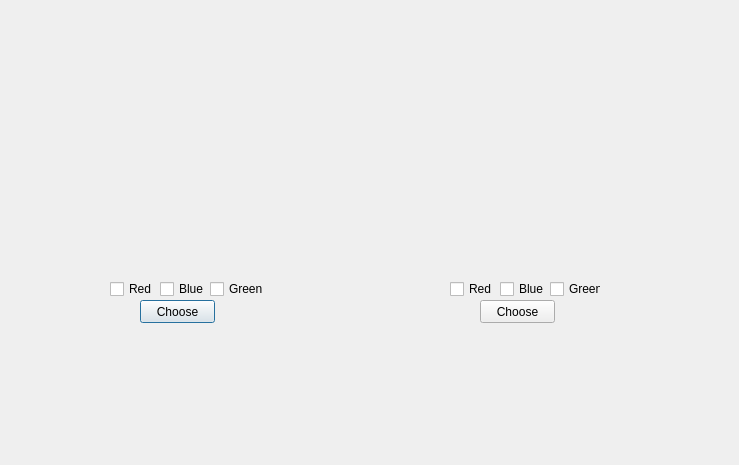
<?xml version="1.0" encoding="UTF-8"?>
<ui version="4.0">
 <class>Dialog</class>
 <widget class="QDialog" name="Dialog">
  <property name="geometry">
   <rect>
    <x>0</x>
    <y>0</y>
    <width>739</width>
    <height>465</height>
   </rect>
  </property>
  <property name="acceptDrops">
   <bool>false</bool>
  </property>
  <property name="windowTitle">
   <string>Dialog</string>
  </property>
  <widget class="QPushButton" name="pushButton">
   <property name="geometry">
    <rect>
     <x>140</x>
     <y>300</y>
     <width>75</width>
     <height>23</height>
    </rect>
   </property>
   <property name="text">
    <string>Choose</string>
   </property>
  </widget>
  <widget class="QPushButton" name="pushButton_2">
   <property name="geometry">
    <rect>
     <x>480</x>
     <y>300</y>
     <width>75</width>
     <height>23</height>
    </rect>
   </property>
   <property name="text">
    <string>Choose</string>
   </property>
  </widget>
  <widget class="QLabel" name="label">
   <property name="geometry">
    <rect>
     <x>80</x>
     <y>40</y>
     <width>231</width>
     <height>231</height>
    </rect>
   </property>
   <property name="text">
    <string/>
   </property>
   <property name="pixmap">
    <pixmap>:/newPrefix/olin.png</pixmap>
   </property>
   <property name="scaledContents">
    <bool>true</bool>
   </property>
  </widget>
  <widget class="QLabel" name="label_2">
   <property name="geometry">
    <rect>
     <x>390</x>
     <y>40</y>
     <width>231</width>
     <height>231</height>
    </rect>
   </property>
   <property name="text">
    <string/>
   </property>
   <property name="pixmap">
    <pixmap>:/newPrefix/bird.png</pixmap>
   </property>
   <property name="scaledContents">
    <bool>true</bool>
   </property>
  </widget>
  <widget class="QCheckBox" name="checkBox">
   <property name="geometry">
    <rect>
     <x>110</x>
     <y>280</y>
     <width>51</width>
     <height>18</height>
    </rect>
   </property>
   <property name="text">
    <string>Red</string>
   </property>
  </widget>
  <widget class="QCheckBox" name="checkBox_2">
   <property name="geometry">
    <rect>
     <x>160</x>
     <y>280</y>
     <width>51</width>
     <height>18</height>
    </rect>
   </property>
   <property name="text">
    <string>Blue</string>
   </property>
  </widget>
  <widget class="QCheckBox" name="checkBox_3">
   <property name="geometry">
    <rect>
     <x>210</x>
     <y>280</y>
     <width>61</width>
     <height>18</height>
    </rect>
   </property>
   <property name="text">
    <string>Green</string>
   </property>
  </widget>
  <widget class="QCheckBox" name="checkBox_4">
   <property name="geometry">
    <rect>
     <x>450</x>
     <y>280</y>
     <width>51</width>
     <height>18</height>
    </rect>
   </property>
   <property name="text">
    <string>Red</string>
   </property>
  </widget>
  <widget class="QCheckBox" name="checkBox_5">
   <property name="geometry">
    <rect>
     <x>500</x>
     <y>280</y>
     <width>61</width>
     <height>18</height>
    </rect>
   </property>
   <property name="text">
    <string>Blue</string>
   </property>
  </widget>
  <widget class="QCheckBox" name="checkBox_6">
   <property name="geometry">
    <rect>
     <x>550</x>
     <y>280</y>
     <width>51</width>
     <height>18</height>
    </rect>
   </property>
   <property name="text">
    <string>Green</string>
   </property>
  </widget>
 </widget>
 <resources/>
 <connections/>
</ui>
